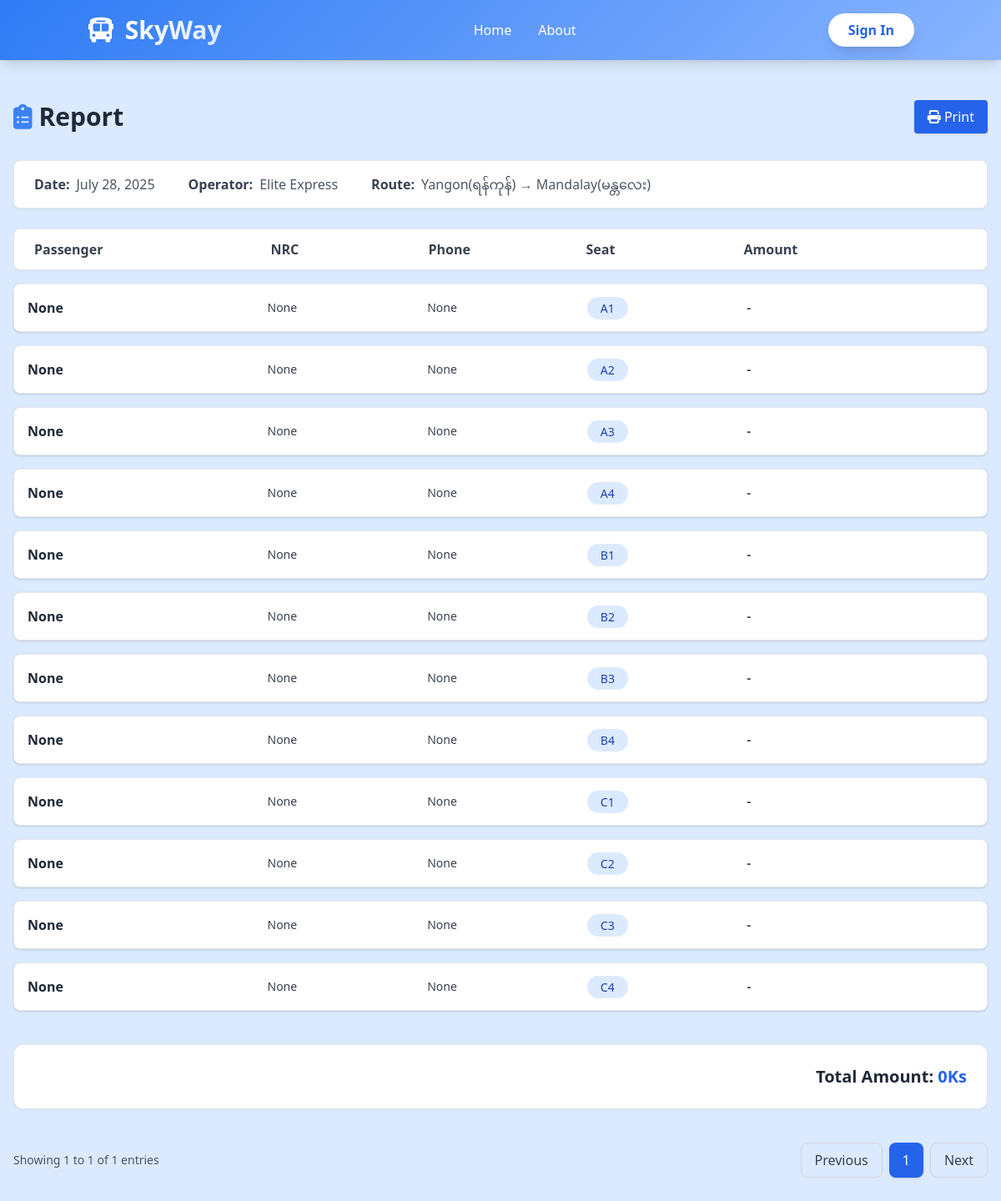
/report/136/, run on the app's committed database.
### busapp/models.py (models this page shows, shortened)
class BusRoute(models.Model):
    route =models.ForeignKey(Route, on_delete=models.CASCADE)
    bus = models.ForeignKey(Bus, on_delete=models.CASCADE)
    from_location = models.CharField(max_length=100, blank=True, null=True)
    to_location = models.CharField(max_length=100, blank=True, null=True)
    price = models.CharField(max_length=50, blank=True, null=True)
    date = models.DateField(blank=True, null=True)
    time = models.TimeField(blank=True, null=True)
    path = models.TextField(blank=True, null=True)

class Bus(models.Model):
    BUS_TYPE_CHOICES = [
        ('vip', 'VIP'),
        ('normal', 'Normal'),]
    user = models.ForeignKey(User, on_delete=models.CASCADE, blank=True, null= True)
    operator = models.ForeignKey(BusOperator, on_delete=models.CASCADE)
    route = models.ForeignKey(Route, on_delete=models.CASCADE, blank=True, null=True)
    bus_type = models.CharField(max_length=50, choices=BUS_TYPE_CHOICES, default='normal', blank = True, null=True)  # e.g., VIP, Normal
    driver_name = models.CharField(max_length=100)
    driver_phone = models.CharField(max_length=15)
    bus_number = models.CharField(max_length=50, blank=True, null=True)  # unique bus  code
    departure_date = models.DateField(blank=True, null= True)
    departure_time = models.TimeField(blank=True, null= True)

class BusOperator(models.Model):
    user = models.ForeignKey(User, on_delete=models.CASCADE, blank=True, null= True)
    Bus_name = models.CharField(max_length=100)
    def __str__(self):
        return self.Bus_name

class SeatBook(models.Model):
    route = models.ForeignKey(BusRoute, on_delete=models.CASCADE,blank=True, null=True)
    bus_number = models.ForeignKey(Bus, on_delete=models.CASCADE,blank=True, null=True)
    is_available = models.BooleanField(default=True)
    seat_number = models.ForeignKey(Seat, on_delete=models.CASCADE,blank=True, null=True)
    seat_status= models.PositiveIntegerField(default=1)
    name = models.CharField(max_length=100,blank=True, null=True)
    nrc = models.CharField(max_length=50,blank=True, null=True)
    phone = models.CharField(max_length=20,blank=True, null=True)
    amount = models.IntegerField(default=0)
    booked_date = models.DateField(auto_now_add=True, blank=True, null=True)
    gender = models.CharField(max_length=10, blank=True, null=True)
    traveller_type = models.CharField(max_length=20, blank=True, null=True)
    special_request = models.TextField(blank=True, null=True)

class Seat(models.Model):
    bus = models.ForeignKey(Bus, on_delete=models.CASCADE)
    seat_number = models.CharField(max_length=5)
    is_available = models.BooleanField(default=True)
    def __str__(self):
        return f"{self.seat_number}"

### busapp/views.py (the view)
# urls.py: path('report/<int:pk>/', reportView, name = 'reportView'),
def reportView(request, pk):
    getroute = BusRoute.objects.get (id=pk)
    sbook = SeatBook.objects.filter(route=getroute)
    total_amount = sbook.aggregate(total=Sum('amount'))['total'] or 0
    context = {
        'getroute': getroute,
        'sbook': sbook,
        'total_amount': total_amount,
    }
    return render(request, 'report.html', context)

### templates/report.html (shortened to what this page needs)
<!DOCTYPE html>
<html lang="en">
<head>
  <script src="https://cdn.tailwindcss.com"></script>
  <link rel="stylesheet" href="https://cdnjs.cloudflare.com/ajax/libs/font-awesome/6.4.0/css/all.min.css" />
</head>
<body class="bg-blue-100 min-h-screen font-sans">
    <header class="gradient-bg text-white shadow-lg sticky top-0 z-50">
        <div class="container mx-auto px-4 py-4">
            <div class="flex justify-between items-center">
                <div class="flex items-center space-x-3 animate__animated animate__fadeInLeft">
                    <i class="fas fa-bus text-3xl"></i>
                    <h1 class="text-3xl font-bold bg-clip-text text-transparent bg-gradient-to-r from-white to-blue-100">
                    </h1>
                </div>
                <nav class="hidden md:flex space-x-8">
                    <a href="{% url 'home' %}" class="hover:text-blue-200 font-medium transition duration-300 transform hover:scale-110 relative group">
                        Home
                    </a>
                    <a href="{% url 'aboutview' %}" class="hover:text-blue-200 font-medium transition duration-300 transform hover:scale-110 relative group">
                       About
                    </a>
                </nav>
                {% if user.is_authenticated %}
                        <a href="{% url 'logoutview' %}" class="bg-white text-blue-600 px-6 py-2 rounded-full font-bold hover:bg-blue-50 transition transform hover:scale-105 shadow-lg glow-border">Sign Out</a>
                    {% else %}
                        <a href="{% url 'login' %}" class="bg-white text-blue-600 px-6 py-2 rounded-full font-bold hover:bg-blue-50 transition transform hover:scale-105 shadow-lg glow-border">Sign In</a>
                    {% endif %}
                </div>
            </div>
    </header>
  <div class="max-w-7xl mx-auto px-4 py-12">
    <div class="flex flex-col md:flex-row justify-between items-start md:items-center mb-8 gap-4">
      <h2 class="text-3xl font-bold text-gray-800 flex items-center gap-2">
       <i class="fas fa-clipboard-list text-blue-500"></i> Report
      </h2>
        <button id="printBtn" class="bg-blue-600 text-white px-4 py-2 rounded shadow">
          <i class="fas fa-print"></i> Print
        </button>
    </div>
<div class="bg-white border border-gray-200 rounded-lg shadow-sm px-6 py-4 mb-6 overflow-x-auto">
  <div class="flex flex-wrap gap-x-10 gap-y-2 text-sm md:text-base whitespace-nowrap">
    <div class="flex items-center gap-2">
      <span class="font-semibold text-gray-700">Date:</span>
      <span class="text-gray-600">{{getroute.date}}</span>
    </div>
    <div class="flex items-center gap-2">
      <span class="font-semibold text-gray-700">Operator:</span>
      <span class="text-gray-600">{{getroute.bus.operator}}</span>
    </div>
    <div class="flex items-center gap-2">
      <span class="font-semibold text-gray-700">Route:</span>
      <span class="text-gray-600">{{getroute.from_location}} → {{getroute.to_location}}</span>
    </div>
  </div>
</div>
    <div class="hidden md:grid grid-cols-12 gap-4 px-6 py-3 bg-white border border-gray-200 rounded-lg mb-4 shadow-sm">
        <div class="col-span-3 font-semibold text-gray-700">Passenger</div>
        <div class="col-span-2 font-semibold text-gray-700">NRC</div>
        <div class="col-span-2 font-semibold text-gray-700">Phone</div>
        <div class="col-span-2 font-semibold text-gray-700">Seat</div>
        <div class="col-span-3 font-semibold text-gray-700">Amount</div>
    </div>
    <div class="space-y-4 fade-in">
  {% for i in sbook %}
  <div class="grid grid-cols-12 gap-4 items-center bg-white p-4 rounded-lg shadow border">
    <div class="col-span-3 text-gray-800 font-semibold">{{ i.name }}</div>
    <div class="col-span-2 text-gray-700 text-sm">{{ i.nrc }}</div>
    <div class="col-span-2 text-gray-700 text-sm">{{ i.phone }}</div>
    <div class="col-span-2">
      {% if i.seat_status == 3 %}
      <span class="bg-green-300 text-blue-800 px-4 py-1 rounded-full text-sm font-medium">{{ i.seat_number }}</span>
      {% elif i.seat_status == 2 %}
      <span class="bg-yellow-300 text-blue-800 px-4 py-1 rounded-full text-sm font-medium">{{ i.seat_number }}</span>
      {% else %}
      <span class="bg-blue-100 text-blue-800 px-4 py-1 rounded-full text-sm font-medium">{{ i.seat_number }}</span>
      {% endif %}
    </div>
    <div class="col-span-3 text-gray-700 text-sm font-semibold">
      {{ i.amount|default:"-" }}
    </div>
  </div>
  {% endfor %}
</div>
  <div class="bg-white border border-gray-200 rounded-xl p-6 mt-10 shadow-sm flex justify-end items-center">
    <div class="text-xl font-bold text-gray-800">
     Total Amount: <span class="text-blue-600">{{total_amount}}Ks</span>
    </div>
  </div>
    <div class="flex justify-between items-center mt-10">
      <div class="text-gray-600 text-sm">Showing 1 to 1 of 1 entries</div>
      <div class="flex gap-2">
        <button class="px-4 py-2 border border-gray-300 rounded-lg text-gray-700 hover:bg-gray-100 transition">Previous</button>
        <button class="px-4 py-2 bg-blue-600 text-white rounded-lg shadow">1</button>
        <button class="px-4 py-2 border border-gray-300 rounded-lg text-gray-700 hover:bg-gray-100 transition">Next</button>
      </div>
    </div>
  </div>
</body>
</html>

### templates/report.html (style rules this page uses)
.fade-in { animation: fadeIn 0.6s ease-in-out; }
body { font-family: 'Poppins', sans-serif; background-color: hsl(216, 100%, 79%); }
.gradient-bg { background: linear-gradient(135deg, #2f7bf5 0%, #8ab5ff 100%); }

### data on the page
BusRoute: date "July 28, 2025", bus.operator "Elite Express", from_location "Yangon(ရန်ကုန်)", to_location "Mandalay(မန္တလေး)"
SeatBook: name "None", nrc "None", phone "None", seat_number "A1", amount "-"
SeatBook: name "None", nrc "None", phone "None", seat_number "A2", amount "-"
SeatBook: name "None", nrc "None", phone "None", seat_number "A3", amount "-"
SeatBook: name "None", nrc "None", phone "None", seat_number "A4", amount "-"
SeatBook: name "None", nrc "None", phone "None", seat_number "B1", amount "-"
SeatBook: name "None", nrc "None", phone "None", seat_number "B2", amount "-"
SeatBook: name "None", nrc "None", phone "None", seat_number "B3", amount "-"
SeatBook: name "None", nrc "None", phone "None", seat_number "B4", amount "-"
SeatBook: name "None", nrc "None", phone "None", seat_number "C1", amount "-"
SeatBook: name "None", nrc "None", phone "None", seat_number "C2", amount "-"
SeatBook: name "None", nrc "None", phone "None", seat_number "C3", amount "-"
SeatBook: name "None", nrc "None", phone "None", seat_number "C4", amount "-"

### other printed values
{{ total_amount }} "0"
